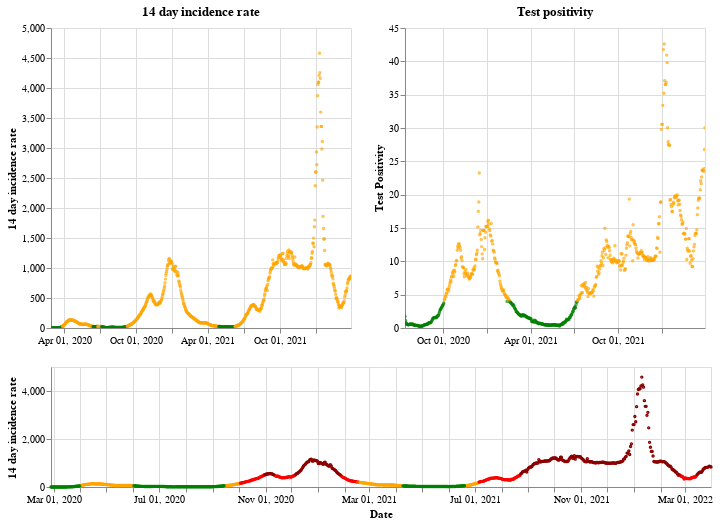

This figure's notebook cell:
### Markdown cell above
## Wales

### Code cell
plot_traffic_light('Wales')

### Figure 1 — Vega-Lite specification as saved in the notebook (floating-point values rounded to 4 significant figures; data arrays with more than 128 entries replaced by an {"elided": "..."} marker saying what was removed)
{"config": {"view": {"continuousWidth": 400, "continuousHeight": 300}}, "vconcat": [{"hconcat": [{"mark": {"type": "point", "size": 2}, "encoding": {"color": {"condition": {"value": "green", "test": "(datum.twoWeeklyCasesRate <= 25)"}, "value": "orange"}, "tooltip": [{"type": "nominal", "field": "areaName"}, {"type": "temporal", "field": "date"}, {"type": "quantitative", "field": "twoWeeklyCasesRate"}, {"type": "quantitative", "field": "testPositivity"}], "x": {"type": "temporal", "axis": {"title": ""}, "field": "date", "scale": {"domain": {"selection": "DateBrush"}}, "timeUnit": "yearmonthdate"}, "y": {"type": "quantitative", "axis": {"title": "14 day incidence rate"}, "field": "twoWeeklyCasesRate"}}, "title": "14 day incidence rate", "width": 300}, {"mark": {"type": "point", "size": 2}, "encoding": {"color": {"condition": {"value": "green", "test": "(datum.testPositivity <= 4)"}, "value": "orange"}, "tooltip": [{"type": "nominal", "field": "areaName"}, {"type": "temporal", "field": "date"}, {"type": "quantitative", "field": "twoWeeklyCasesRate"}, {"type": "quantitative", "field": "testPositivity"}], "x": {"type": "temporal", "axis": {"title": ""}, "field": "date", "scale": {"domain": {"selection": "DateBrush"}}, "timeUnit": "yearmonthdate"}, "y": {"type": "quantitative", "axis": {"title": "Test Positivity"}, "field": "testPositivity"}}, "title": "Test positivity", "width": 300}]}, {"layer": [{"mark": {"type": "point", "size": 2}, "encoding": {"color": {"condition": {"value": "orange", "test": "(((datum.testPositivity < 4) && (datum.twoWeeklyCasesRate >= 50)) && (datum.twoWeeklyCasesRate < 200))"}, "value": "red"}, "opacity": {"condition": {"value": 1, "test": "((datum.twoWeeklyCasesRate >= 50) && (datum.twoWeeklyCasesRate < 500))"}, "value": 0}, "tooltip": [{"type": "nominal", "field": "areaName"}, {"type": "temporal", "field": "date"}, {"type": "quantitative", "field": "twoWeeklyCasesRate"}, {"type": "quantitative", "field": "testPositivity"}], "x": {"type": "temporal", "axis": {"title": "Date"}, "field": "date", "timeUnit": "yearmonthdate"}, "y": {"type": "quantitative", "axis": {"title": "14 day incidence rate"}, "field": "twoWeeklyCasesRate"}}, "selection": {"DateBrush": {"type": "interval", "encodings": ["x"], "fields": ["Time"]}}}, {"mark": {"type": "point", "size": 2}, "encoding": {"color": {"value": "darkred"}, "opacity": {"condition": {"value": 1, "test": "(datum.twoWeeklyCasesRate >= 500)"}, "value": 0}, "tooltip": [{"type": "nominal", "field": "areaName"}, {"type": "temporal", "field": "date"}, {"type": "quantitative", "field": "twoWeeklyCasesRate"}, {"type": "quantitative", "field": "testPositivity"}], "x": {"type": "temporal", "axis": {"title": "Date"}, "field": "date", "timeUnit": "yearmonthdate"}, "y": {"type": "quantitative", "axis": {"title": "14 day incidence rate"}, "field": "twoWeeklyCasesRate"}}}, {"mark": {"type": "point", "size": 2}, "encoding": {"color": {"condition": {"value": "green", "test": "((datum.testPositivity < 4) && (datum.twoWeeklyCasesRate < 50))"}, "value": "orange"}, "opacity": {"condition": {"value": 1, "test": "(datum.twoWeeklyCasesRate < 50)"}, "value": 0}, "tooltip": [{"type": "nominal", "field": "areaName"}, {"type": "temporal", "field": "date"}, {"type": "quantitative", "field": "twoWeeklyCasesRate"}, {"type": "quantitative", "field": "testPositivity"}], "x": {"type": "temporal", "axis": {"title": "Date"}, "field": "date", "timeUnit": "yearmonthdate"}, "y": {"type": "quantitative", "axis": {"title": "14 day incidence rate"}, "field": "twoWeeklyCasesRate"}}}], "height": 120, "width": 660}], "data": {"name": "data-36ed47ba6c1eaba1e3295b1225643445"}, "$schema": "https://vega.github.io/schema/vega-lite/v4.8.1.json", "datasets": {"data-36ed47ba6c1eaba1e3295b1225643445": {"elided": "764 records"}}}
